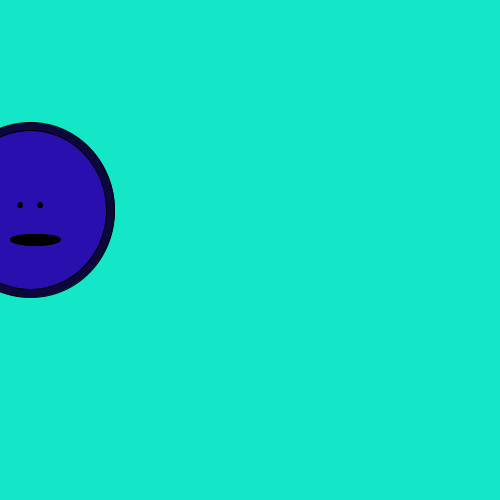
Frame 1 (no input)
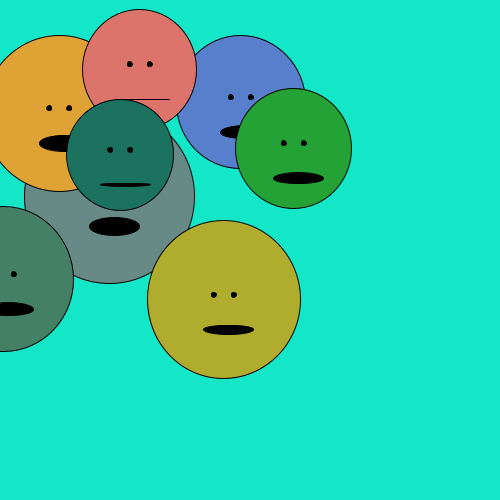
Frame 60 (the mouse pressed at the canvas centre just before this capture)
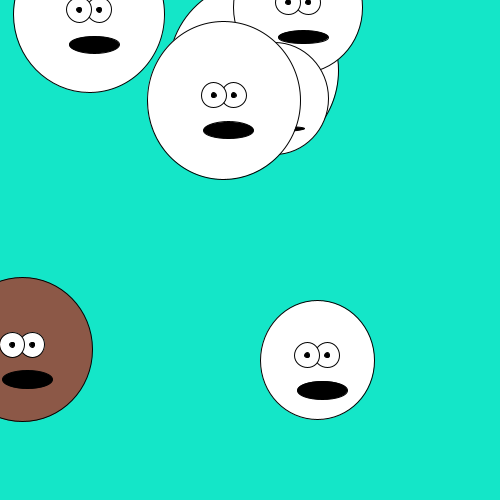
Frame 120 (the mouse held since frame 60 and released just before this capture)

The Processing sketch that drew these frames (run headless with seeded random() and noise(); from frame 60 on, the mouse is pressed at the canvas centre):

// Processing sketch: processing_140381
// ── processing_140381.pde

Circles [] button = new Circles [8];
 
 
  void setup () {
     
    size (500,500);
    smooth ();
    stroke (0);
    frameRate(120);
     
    for (int i=0; i<button.length; i++) {
      
      button[i] = new Circles (30,210,random(100,200));
    }
     
 
}
 
 
void draw () {
   
  background (20,230,200);
   
 for (int i=0; i<button.length; i++) {
    
   button[i].checkCollisions ();
   button[i].drawSquares ();  
   button[i].update ();
    
 }
   
   
}
 
void mousePressed () {
   
  for (int i=0; i<button.length; i++) {
    
    button[i].checkMousePress ();
     
  }
}
 
 
class Circles {
   
  float x;
  float y;
   
  float xspeed;
  float yspeed;
   
  float buttonSize;
   
  boolean clicked;
   
   
  Circles (float xpos, float ypos, float bSize) {
     
    x = xpos;
    y = ypos;
    buttonSize = bSize;
     
     
    xspeed = random (-5,5);
    yspeed = random (-5,5);
     
    clicked = false;
     
  }
   
  void update () {
     
    x += xspeed;
    y += yspeed;
     
  }
   
  void checkCollisions () {
     
    if ( (x<0) || (x>width-buttonSize)) {
       xspeed = -xspeed;
    }
     
     if ( (y<0)  || (y>height-buttonSize)) {
       yspeed = -yspeed;
    }
   }
    
   void drawSquares () {
      
     if (clicked) {
        
       fill (255);
     }
      
     else {
      
     fill (random (250), random (250), random (250));
      
     }
      
     ellipse (x,y,buttonSize+5,buttonSize+10);//face
     fill(255);
     ellipse (x+10,y-5,mouseX/10,mouseY/10);//right eye
     ellipse (x-10,y-5,mouseX/10,mouseY/10);//left eye
     fill(0);
     ellipse (x+10,y-5,5,5);//right eye
     ellipse (x-10,y-5,5,5);//left eye
     
     ellipse(x+5,y+30,50,random(20));//mouth
   }
    
   void checkMousePress () {
      
     if ((mouseX > x) && (mouseX< x + buttonSize)) {
        
       clicked = !clicked;
     }
      
     else if ((mouseY > y +1) && (mouseY< y + buttonSize)) {
       clicked = !clicked;
     }
   }
     
}
